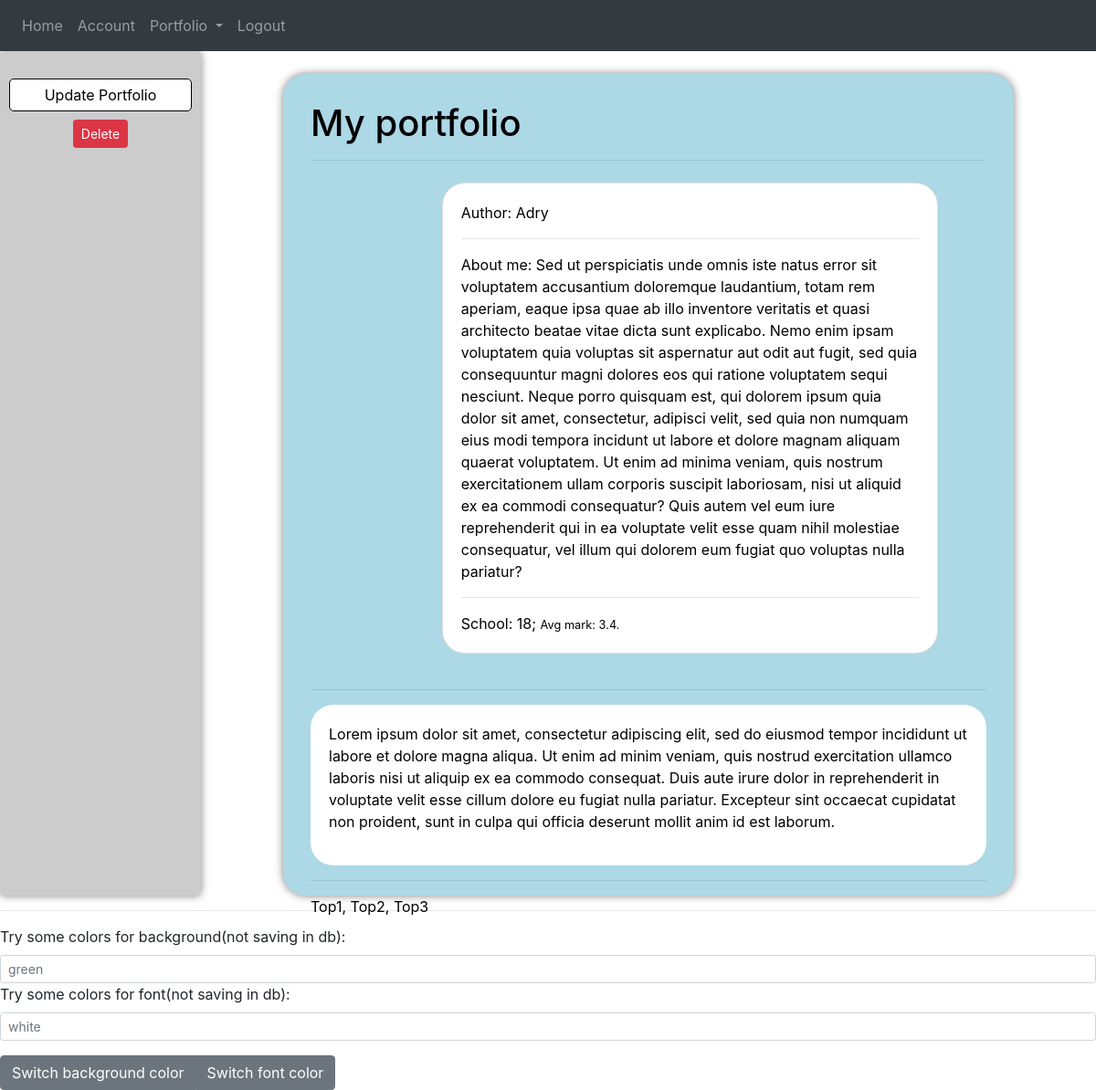
Before: /portfolio (signed in) with the older database file.
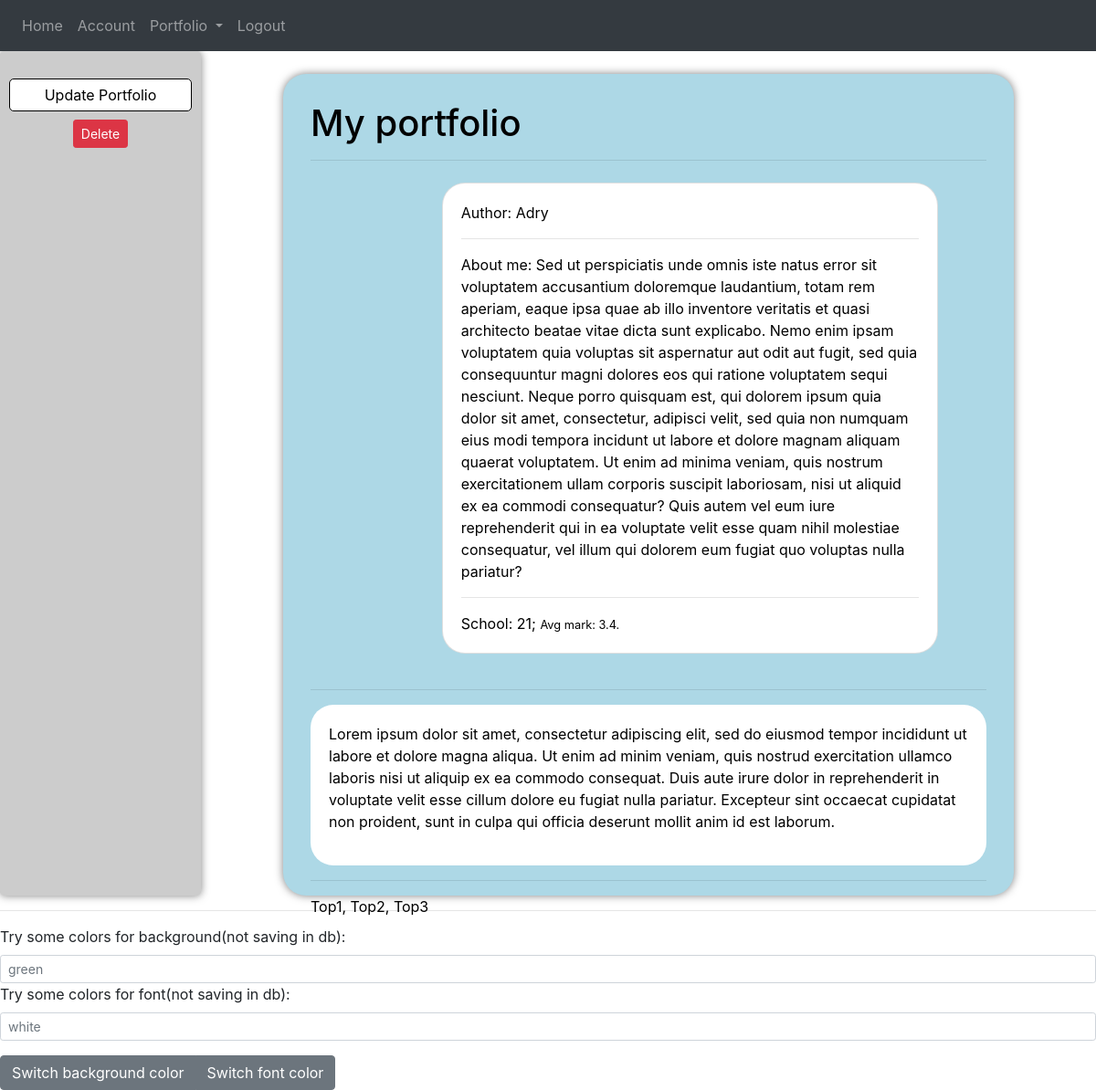
After: the same page with the newer database file.
### app/models.py (models this page shows, shortened)
class Portfolio(db.Model):
    id = db.Column(db.Integer, primary_key=True, autoincrement=True)
    title = db.Column(db.String, nullable=False)
    author = db.Column(db.String)
    content = db.Column(db.Text)
    about = db.Column(db.Text)
    link = db.Column(db.String)
    avg = db.Column(db.Float)
    school = db.Column(db.String)
    background_color = db.Column(db.String)
    font_color = db.Column(db.String)
    user_id = db.Column(db.Integer, db.ForeignKey('user.id'), nullable=False)

class User(db.Model, UserMixin):
    id = db.Column(db.Integer, primary_key=True)
    username = db.Column(db.String(20), unique=True, nullable=False)
    email = db.Column(db.String(120), unique=True, nullable=False)
    image_file = db.Column(db.String(20), nullable=False, default='default.jpg')
    password = db.Column(db.String(60), nullable=False)
    port = db.relationship('Portfolio', backref='creator', lazy=True)

### app/portfolio/routes.py (the view)
@port.route('/portfolio')
@login_required
def portfolio():
    user = current_user.username
    port = Portfolio.query.filter_by(user_id=current_user.id).first()
    if port is None:
        flash('You don\'t have any portfolio. Create your first!', 'info')
        return redirect(url_for('port.create_portfolio'))
    return render_template('portfolio.html', port=port, user=user)

### app/models.py (called while the page is built)
@login_manager.user_loader
def load_user(user_id):
    return User.query.get(int(user_id))

### app/templates/portfolio.html (shortened to what this page needs)
{% extends 'layout.html' %}
{% block body %}
<div class="wrapper">
<aside class="sidebar">
<form class="settings" action="" method="post">
    <a class="settings-btn" href="{{ url_for('port.port_title_update') }}">Update Portfolio</a>
    <button type="button" class="btn btn-danger btn-sm m-1" data-toggle="modal" data-target="#deleteModal">Delete</button>
</form>
</aside>
    <div class="main" id="main">
        <fieldset>
            <div class="title h1">
                {{ port.title }}
                <hr>
            </div>
        </fieldset>
        <fieldset>
            <div  class="author d-flex p-2 bd-highlight d-flex justify-content-around align-items-center">
                <div class="card">
                  <div class="card-body">
                      <span>Author: {{ user }} </span>
                      <hr>
                      <p>About me: {{ port.about }}</p>
                      <hr>
                      <span>School: {{ port.school }};</span>
                      <small>Avg mark: {{ port.avg }}.</small>
                  </div>
                </div>
            </div>
        </fieldset>
        <hr>
        <fieldset>
            <div  class="port-content">
                <p>{{ port.content }}</p>
            </div>
        </fieldset>
        <hr>
        <fieldset>
            <div class="link">
                <a href="#">{{ port.link }}</a>
            </div>
        </fieldset>
    </div>
</div>
<hr>
    <form action="">
    <div class="input-group-sm mb-3 mt-3">
        <label for="port-color-back">Try some colors for background(not saving in db):</label>
        <input class="form-control" type="text" id="port-color-back" placeholder="green">
        <label for="port-color-font">Try some colors for font(not saving in db):</label>
        <input class="form-control" type="text" id="port-color-font" placeholder="white">
    </div>
    </form>
    <div class="btn-group">
        <button class="btn btn-secondary" onclick="changeColor(document.getElementById('port-color-back').value)">Switch background color</button>
        <button class="btn btn-secondary" onclick="newFont(document.getElementById('port-color-font').value)">Switch font color</button>
    </div>
{% endblock %}

### app/templates/layout.html (shortened to what this page needs)
<!DOCTYPE html>
<html lang="en">
<head>
    <link rel="stylesheet" href="https://stackpath.bootstrapcdn.com/bootstrap/4.3.1/css/bootstrap.min.css">
    <link rel="stylesheet" href="{{ url_for('static', filename='css/style.css') }}">
</head>
<body >
<nav class="navbar navbar-expand-lg navbar-dark bg-dark">
  <div class="collapse navbar-collapse" id="navbarNavDropdown">
    <ul class="navbar-nav">
        <li class="nav-item">
        <a class="nav-link" href="{{ url_for('main.home') }}">Home</a>
      </li>
        {% if current_user.is_authenticated %}
          <li class="nav-item">
            <a class="nav-link" href="{{ url_for('users.account') }}">Account</a>
          </li>
            <li class="nav-item dropdown">
        <a class="nav-link dropdown-toggle" href="#" id="navbarDropdownMenuLink" role="button" data-toggle="dropdown" aria-haspopup="true" aria-expanded="false">
          Portfolio
        </a>
      </li>
        <li class="nav-item">
        <a class="nav-link" href="{{ url_for('users.logout') }}">Logout</a>
      </li>
        {% endif %}
    </ul>
  </div>
</nav>
 {% block body %}
 {% endblock %}
</body>
</html>

### app/static/css/style.css (style rules this page uses)
a { text-decoration: none; color: black; }
.main { border-radius: 25px; color: black; margin: 0 auto; background-color: lightblue; height: 900px; width: 800px; margin-top: 25px; padding: 30px; box-shadow: 0 0 10px rgba(0,0,0,0.5); }
.card { width: 75%; border-radius: 25px; }
.author { margin-bottom: 15px; }
.port-content { background-color: white; padding: 20px; border-radius: 25px; }
.wrapper { display: flex; }
.settings { margin:25px 5px 5px 5px; display: flex; align-items: center; flex-direction: column; }
.sidebar { display: flex; border-radius: 5px; background-color: #cccccc; box-shadow: 0 0 10px rgba(0,0,0,0.5); }
.settings-btn { text-align: center; width: 200px; padding: 5px 15px; background-color: white; border: solid 1px black; border-radius: 5px; margin: 5px; }

Changed rows visible on the page:
changed Portfolio "My portfolio": school "18" → "21"
